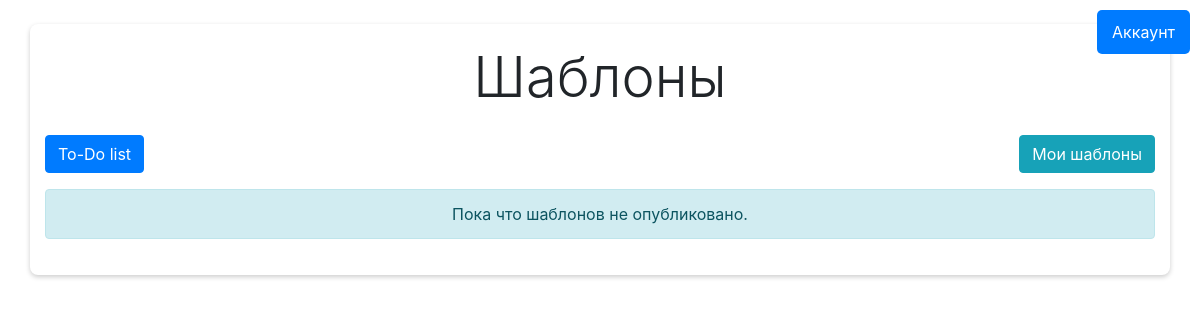
Page /templates/ (signed in) on the earlier database version.
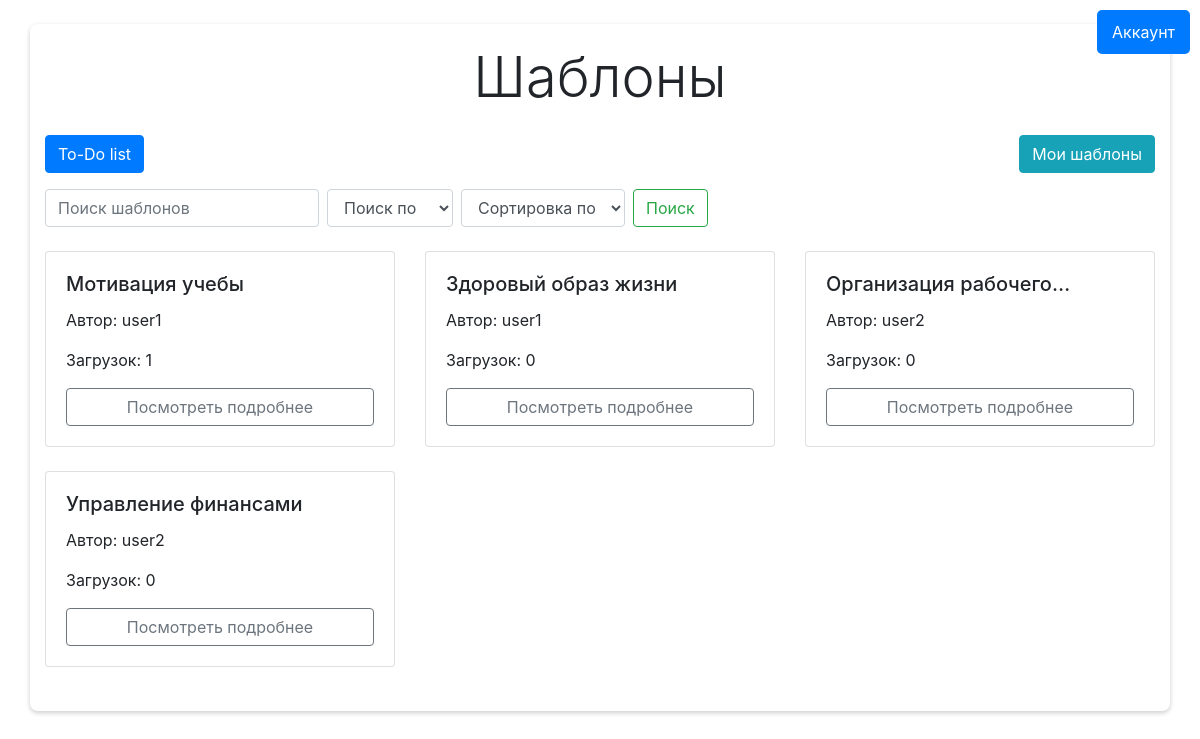
Same page on the later database version.
### template_hub/models.py (models this page shows, shortened)
class Template(models.Model):
    user = models.ForeignKey(User, on_delete=models.CASCADE)
    name = models.CharField(max_length=50)
    description = models.TextField(blank=True, null=True)
    downloads = models.IntegerField(default=0)
    created_at = models.DateField(auto_now_add=True)
    file = models.FileField(upload_to='template_hub/template_storage')
    class Meta:
        ordering = ['-downloads']
        unique_together = ('user', 'id')
        verbose_name = 'Шаблон'
        verbose_name_plural = 'Шаблоны'

### template_hub/views.py (the view, shortened to what this page needs)
# urls.py: path('', TemplateListView.as_view(), name='template-list'),
class TemplateListView(LoginRequiredMixin, ListView):
    template_name = 'template_hub/template_list.html'
    model = Template
    context_object_name = 'templates'
    def get_queryset(self):
        queryset = super().get_queryset()
        search_query = self.request.GET.get('search-query')
        filter_by = self.request.GET.get('filter-by') or 'name'
        order_by = self.request.GET.get('order-by') or 'asc'
        if not search_query:
            return queryset

### templates/template_hub/template_list.html (shortened to what this page needs)
{% extends 'template_base.html' %}
{% block content %}
    <div class="container mt-4">
        <div class="text-center mb-4">
            <h1 class="display-4">Шаблоны</h1>
        </div>
        <div class="row">
            <div class="col-lg-12">
                <div class="d-flex justify-content-between mb-3">
                    <a href="{% url 'today_tasks' %}" class="btn btn-primary">To-Do list</a>
                    <a href="{% url 'template-management' %}" class="btn btn-info">Мои шаблоны</a>
                </div>
                {% if templates %}
                <form class="form-inline my-2 my-lg-0" method="get">
                    <input class="form-control mr-sm-2" type="search" placeholder="Поиск шаблонов" name="search-query">
                    <select name="filter-by" class="form-control mr-2">
                        <option value="">Поиск по</option>
                    </select>
                    <select name="order-by" class="form-control mr-2">
                        <option value="">Сортировка по</option>
                    </select>
                    <button class="btn btn-outline-success my-2 my-sm-0" type="submit">Поиск</button>
                </form>
                <br>
            </div>
        </div>
            <div class="row">
                {% for template in templates %}
                    <div class="col-md-4 mb-4">
                        <div class="card h-100">
                            <div class="card-body">
                                <h5 class="card-title">{{ template.name | truncatechars:21}}</h5>
                                <p class="card-text">Автор: {{ template.user }}</p>
                                <p class="card-text">Загрузок: {{ template.downloads }}</p>
                                <a href="{% url 'template-detail' template.id %}" class="btn btn-outline-secondary btn-block">Посмотреть подробнее</a>
                            </div>
                        </div>
                    </div>
                {% endfor %}
            </div>
        {% else %}
        <div class="alert alert-info text-center    " role="alert">
            Пока что шаблонов не опубликовано.
        </div>
        {% endif %}
    </div>
{% endblock %}

### templates/template_base.html (shortened to what this page needs)
{% load static %}
<!DOCTYPE html>
<html lang="en">
<head>
    <link rel="stylesheet" href="{% static 'app/css/style.css' %}">
    <link rel="stylesheet" href="https://stackpath.bootstrapcdn.com/bootstrap/4.5.2/css/bootstrap.min.css">
</head>
<body>
    <div class="account-settings">
        <a href="{% url 'account_info' %}">
            <button class="add-btn">Аккаунт</button>
        </a>
    </div>
    {% block content %}
    {% endblock content %}
</body>
</html>

### static/app/css/style.css (style rules this page uses)
body { font-family: 'Arial', sans-serif; background-color: #f4f4f4; margin: 0; padding: 0; display: flex; justify-content: center; align-items: flex-start; height: 100vh; overflow-y: auto; }
.container { width: 90%; max-width: 600px; background: #fff; border-radius: 8px; box-shadow: 0 2px 5px rgba(0, 0, 0, 0.2); padding: 20px; margin-top: 20px; }
.account-settings { position: fixed; right: 10px; top: 10px; }
.add-btn { display: flex; background: #007bff; color: white; border: none; padding: 10px 15px; border-radius: 5px; cursor: pointer; transition: background 0.3s ease; }
.btn-outline-secondary { margin-right: 5px; }
a.btn { text-decoration: none; }

Differences in the rows shown:
added Template: name "Мотивация учебы", user "user1", downloads "1"
added Template: name "Здоровый образ жизни", user "user1", downloads "0"
added Template: name "Организация рабочего…", user "user2", downloads "0"
added Template: name "Управление финансами", user "user2", downloads "0"
Other differences:
form field filter-by: (not shown) → "Поиск по"
form field order-by: (not shown) → "Сортировка по"
text no longer shown: "Пока что шаблонов не опубликовано."
text now shown: "Поиск"
